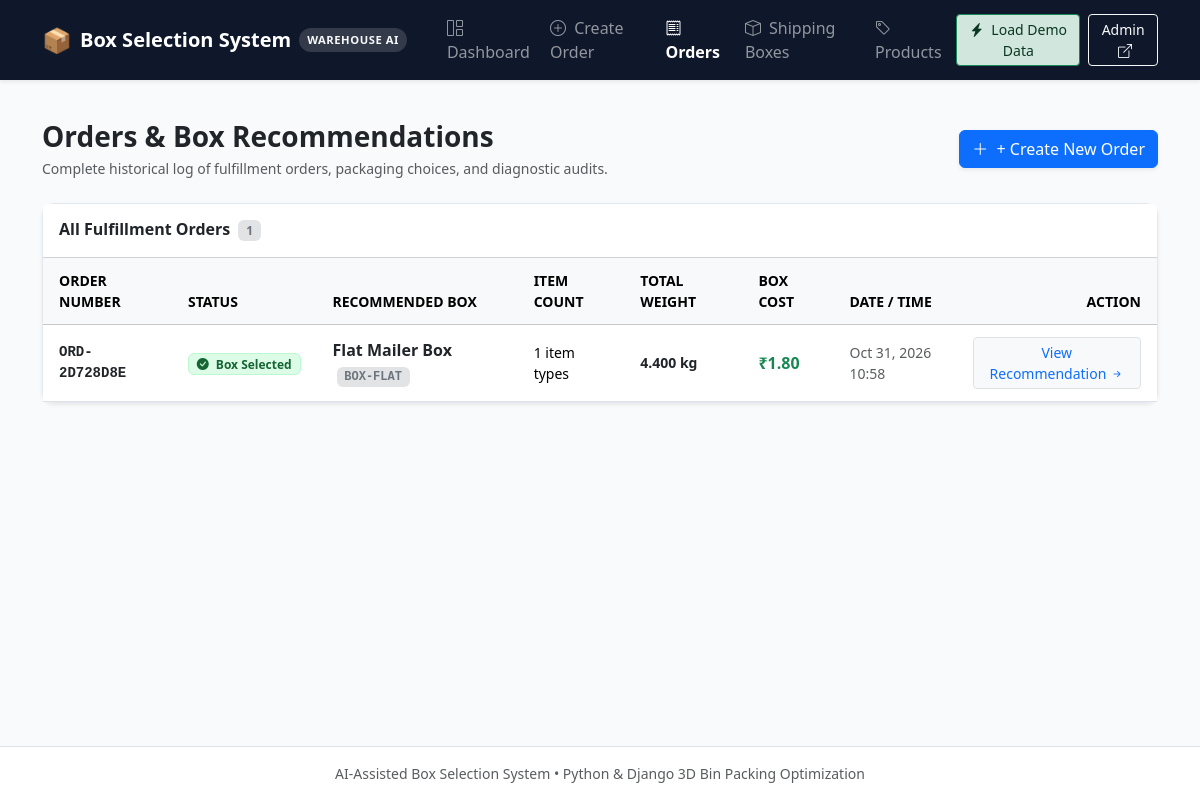
/orders/, run on an earlier commit of the app's database.
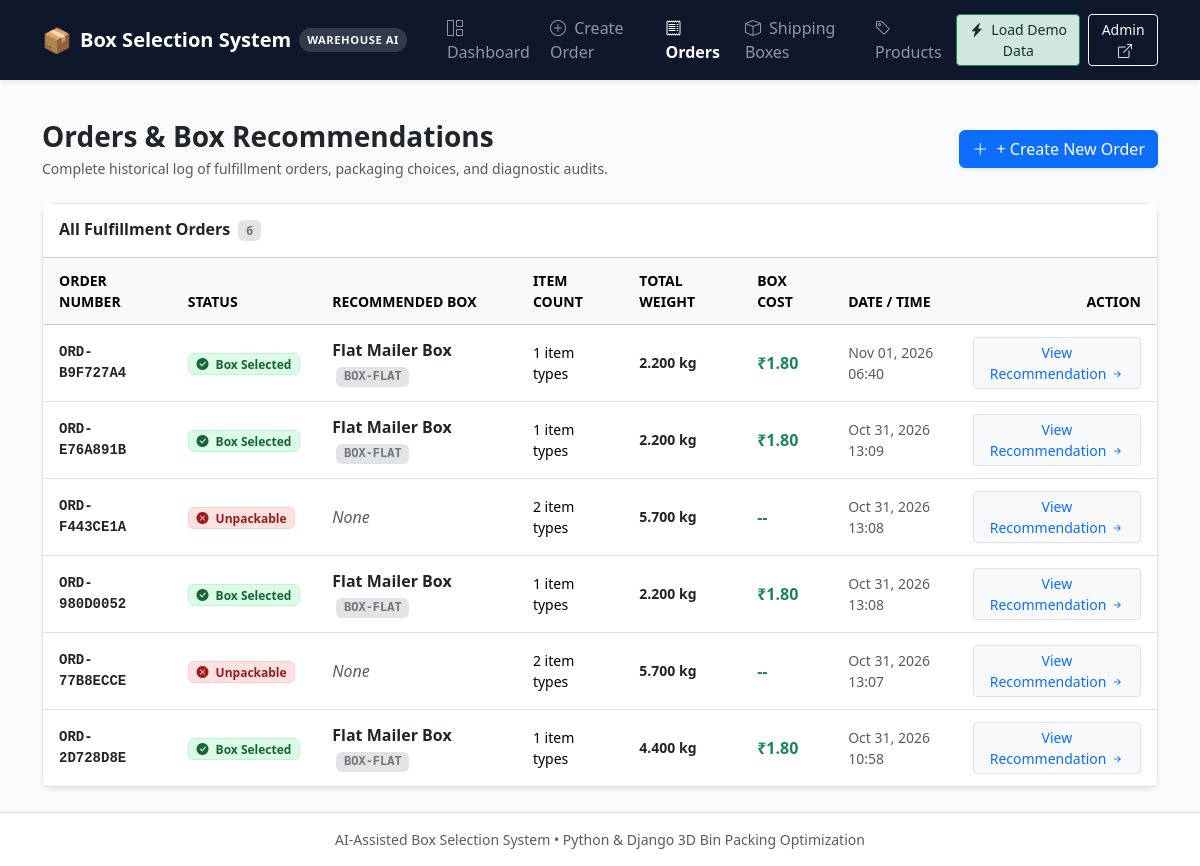
And on a later commit of the database.
### fulfillment/models/order.py (models this page shows, shortened)
class Order(models.Model):
    order_number = models.CharField(
        max_length=64,
        unique=True,
        db_index=True,
        default=generate_order_number,
        help_text="Unique customer order reference"
    )
    status = models.CharField(
        max_length=20,
        choices=OrderStatus.choices,
        default=OrderStatus.PENDING,
        db_index=True
    )
    recommended_box = models.ForeignKey(
        ShippingBox,
        null=True,
        blank=True,
        on_delete=models.SET_NULL,
        related_name='orders',
        help_text="The optimal shipping box selected by the packing engine."
    )
    total_weight = models.DecimalField(
        max_digits=10,
        decimal_places=3,
        default=Decimal('0.000'),
        help_text="Calculated total weight of all products in kg"
    )
    total_volume = models.DecimalField(
        max_digits=12,
        decimal_places=2,
        default=Decimal('0.00'),
        help_text="Calculated total volume of all products in cm³"
    )
    packing_notes = models.TextField(
        blank=True,
        help_text="Diagnostic reasoning or warehouse packing notes"
    )
    created_at = models.DateTimeField(auto_now_add=True)
    updated_at = models.DateTimeField(auto_now=True)
    class Meta:
        ordering = ['-created_at']

### fulfillment/models/box.py (models this page shows, shortened)
class ShippingBox(models.Model):
    code = models.CharField(
        max_length=50,
        unique=True,
        db_index=True,
        help_text="Standard packaging identifier (e.g., 'BOX-S', 'BOX-M', 'BOX-L')"
    )
    name = models.CharField(max_length=100)
    internal_length = models.DecimalField(
        max_digits=8,
        decimal_places=2,
        validators=[MinValueValidator(Decimal('0.01'))],
        help_text="Internal length in cm"
    )
    internal_width = models.DecimalField(
        max_digits=8,
        decimal_places=2,
        validators=[MinValueValidator(Decimal('0.01'))],
        help_text="Internal width in cm"
    )
    internal_height = models.DecimalField(
        max_digits=8,
        decimal_places=2,
        validators=[MinValueValidator(Decimal('0.01'))],
        help_text="Internal height in cm"
    )
    max_weight = models.DecimalField(
        max_digits=8,
        decimal_places=3,
        validators=[MinValueValidator(Decimal('0.01'))],
        help_text="Maximum weight capacity in kg"
    )
    cost = models.DecimalField(
        max_digits=8,
        decimal_places=2,
        validators=[MinValueValidator(Decimal('0.00'))],
        help_text="Cost per box"
    )
    is_active = models.BooleanField(
        default=True,
        db_index=True,
        help_text="Indicates whether this box is currently available for packaging."
    )
    created_at = models.DateTimeField(auto_now_add=True)
    class Meta:
        ordering = ['cost', 'internal_length']
        verbose_name = "Shipping Box"
        verbose_name_plural = "Shipping Boxes"
        constraints = [
            models.CheckConstraint(
                condition=models.Q(internal_length__gt=0) &
                models.Q(internal_width__gt=0) &
                models.Q(internal_height__gt=0) &
                models.Q(max_weight__gt=0) &
                models.Q(cost__gte=0),
                name='box_positive_attributes'
            )
        ]

### fulfillment/views/order_views.py (the view)
# urls.py: path('orders/', views.order_list, name='order_list'),
def order_list(request):
    orders = Order.objects.select_related('recommended_box').prefetch_related('items__product').all()
    return render(request, 'fulfillment/order_list.html', {
        'orders': orders
    })

### templates/fulfillment/order_list.html (shortened to what the changed rows need)
{% extends "fulfillment/base.html" %}
{% block content %}
<div class="d-flex flex-column flex-md-row justify-content-between align-items-md-center mb-4 gap-3">
    <div>
        <h1 class="h3 fw-bold text-dark mb-1">Orders & Box Recommendations</h1>
    </div>
</div>
<div class="card shadow-sm">
    <div class="card-header bg-white py-3 d-flex justify-content-between align-items-center">
        <h5 class="card-title fw-bold text-dark mb-0 fs-6">
            All Fulfillment Orders <span class="badge bg-secondary-subtle text-secondary ms-1">{{ orders.count }}</span>
        </h5>
    </div>
    <div class="card-body p-0">
        {% if orders %}
            <div class="table-responsive">
                <table class="table table-hover align-middle mb-0">
                    <thead class="table-light">
                        <tr class="text-uppercase small text-muted">
                            <th>Order Number</th>
                            <th>Status</th>
                            <th>Recommended Box</th>
                            <th>Item Count</th>
                            <th>Total Weight</th>
                            <th>Box Cost</th>
                            <th>Date / Time</th>
                            <th class="text-end">Action</th>
                        </tr>
                    </thead>
                    <tbody>
                        {% for order in orders %}
                            <tr>
                                <td class="fw-bold font-monospace small text-dark">{{ order.order_number }}</td>
                                <td>
                                    {% if order.status == 'OPTIMIZED' %}
                                        <span class="badge badge-optimized">
                                            <i class="bi bi-check-circle-fill me-1"></i> Box Selected
                                        </span>
                                    {% else %}
                                        <span class="badge badge-unpackable">
                                            <i class="bi bi-x-circle-fill me-1"></i> Unpackable
                                        </span>
                                    {% endif %}
                                </td>
                                <td>
                                    {% if order.recommended_box %}
                                        <span class="fw-semibold text-dark">{{ order.recommended_box.name }}</span>
                                        <span class="badge bg-secondary-subtle text-secondary font-monospace ms-1">{{ order.recommended_box.code }}</span>
                                    {% else %}
                                        <span class="text-muted fst-italic">None</span>
                                    {% endif %}
                                </td>
                                <td class="small">{{ order.items.count }} item types</td>
                                <td class="small fw-semibold text-dark">{{ order.total_weight }} kg</td>
                                <td class="small fw-bold text-success fs-6">
                                    {% if order.recommended_box %}
                                        ₹{{ order.recommended_box.cost|floatformat:2 }}
                                    {% else %}
                                        --
                                    {% endif %}
                                </td>
                                <td class="small text-muted">{{ order.created_at|date:"M d, Y H:i" }}</td>
                                <td class="text-end">
                                    <a href="{% url 'order_recommendation' order.id %}" class="btn btn-sm btn-light border text-primary">
                                        View Recommendation <i class="bi bi-arrow-right-short"></i>
                                    </a>
                                </td>
                            </tr>
                        {% endfor %}
                    </tbody>
                </table>
            </div>
        {% endif %}
    </div>
</div>
{% endblock %}

What changed in the data, as far as the page shows it:
added Order: order_number "ORD-B9F727A4", status "OPTIMIZED" (drawn), recommended_box.name "Flat Mailer Box", recommended_box.code "BOX-FLAT", items.count "1", total_weight "2.200", recommended_box.cost "1.80", created_at "Nov 01, 2026 06:40"
added Order: order_number "ORD-E76A891B", status "OPTIMIZED" (drawn), recommended_box.name "Flat Mailer Box", recommended_box.code "BOX-FLAT", items.count "1", total_weight "2.200", recommended_box.cost "1.80", created_at "Oct 31, 2026 13:09"
added Order: order_number "ORD-F443CE1A", status "UNPACKABLE" (drawn), shows "None", items.count "2", total_weight "5.700", created_at "Oct 31, 2026 13:08"
added Order: order_number "ORD-980D0052", status "OPTIMIZED" (drawn), recommended_box.name "Flat Mailer Box", recommended_box.code "BOX-FLAT", items.count "1", total_weight "2.200", recommended_box.cost "1.80", created_at "Oct 31, 2026 13:08"
added Order: order_number "ORD-77B8ECCE", status "UNPACKABLE" (drawn), shows "None", items.count "2", total_weight "5.700", created_at "Oct 31, 2026 13:07"
Also different on the page:
{{ orders.count }}: "1" → "6"
